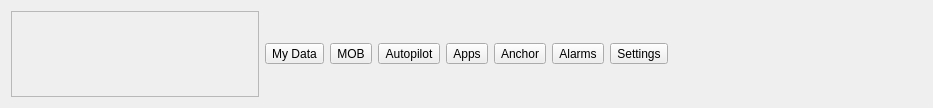
<?xml version="1.0" encoding="UTF-8"?>
<ui version="4.0">
 <class>BottomBar</class>
 <widget class="QWidget" name="BottomBar">
  <property name="geometry">
   <rect>
    <x>0</x>
    <y>0</y>
    <width>933</width>
    <height>108</height>
   </rect>
  </property>
  <layout class="QGridLayout" name="gridLayout">
   <item row="4" column="0">
    <layout class="QHBoxLayout" name="horizontalLayoutButtons">
     <item>
      <widget class="QScrollArea" name="scrollArea_Port">
       <property name="sizePolicy">
        <sizepolicy hsizetype="Expanding" vsizetype="Preferred">
         <horstretch>0</horstretch>
         <verstretch>0</verstretch>
        </sizepolicy>
       </property>
       <property name="verticalScrollBarPolicy">
        <enum>Qt::ScrollBarPolicy::ScrollBarAlwaysOff</enum>
       </property>
       <property name="widgetResizable">
        <bool>true</bool>
       </property>
       <widget class="QWidget" name="scrollAreaWidgetContents">
        <property name="geometry">
         <rect>
          <x>0</x>
          <y>0</y>
          <width>280</width>
          <height>80</height>
         </rect>
        </property>
        <layout class="QHBoxLayout" name="horizontalLayoutApps">
         <property name="leftMargin">
          <number>0</number>
         </property>
         <property name="topMargin">
          <number>0</number>
         </property>
         <property name="rightMargin">
          <number>0</number>
         </property>
         <property name="bottomMargin">
          <number>0</number>
         </property>
        </layout>
       </widget>
      </widget>
     </item>
     <item>
      <widget class="QToolButton" name="toolButton_MyData">
       <property name="text">
        <string>My Data</string>
       </property>
       <property name="icon">
        <iconset resource="../../resources.qrc">
         <normaloff>:/resources/images/bottombar/imagebutton_mydata.png</normaloff>:/resources/images/bottombar/imagebutton_mydata.png</iconset>
       </property>
       <property name="iconSize">
        <size>
         <width>32</width>
         <height>32</height>
        </size>
       </property>
       <property name="toolButtonStyle">
        <enum>Qt::ToolButtonStyle::ToolButtonTextUnderIcon</enum>
       </property>
      </widget>
     </item>
     <item>
      <widget class="QToolButton" name="toolButton_MOB">
       <property name="text">
        <string>MOB</string>
       </property>
       <property name="icon">
        <iconset resource="../../resources.qrc">
         <normaloff>:/resources/images/bottombar/imagebutton_mob.png</normaloff>:/resources/images/bottombar/imagebutton_mob.png</iconset>
       </property>
       <property name="iconSize">
        <size>
         <width>32</width>
         <height>32</height>
        </size>
       </property>
       <property name="toolButtonStyle">
        <enum>Qt::ToolButtonStyle::ToolButtonTextUnderIcon</enum>
       </property>
      </widget>
     </item>
     <item>
      <widget class="QToolButton" name="toolButton_Autopilot">
       <property name="text">
        <string>Autopilot</string>
       </property>
       <property name="icon">
        <iconset resource="../../resources.qrc">
         <normaloff>:/resources/images/bottombar/imagebutton_autopilot.png</normaloff>:/resources/images/bottombar/imagebutton_autopilot.png</iconset>
       </property>
       <property name="iconSize">
        <size>
         <width>32</width>
         <height>32</height>
        </size>
       </property>
       <property name="toolButtonStyle">
        <enum>Qt::ToolButtonStyle::ToolButtonTextUnderIcon</enum>
       </property>
      </widget>
     </item>
     <item>
      <widget class="QToolButton" name="toolButton_Apps">
       <property name="text">
        <string>Apps</string>
       </property>
       <property name="icon">
        <iconset resource="../../resources.qrc">
         <normaloff>:/resources/images/bottombar/imagebutton_apps.png</normaloff>:/resources/images/bottombar/imagebutton_apps.png</iconset>
       </property>
       <property name="iconSize">
        <size>
         <width>32</width>
         <height>32</height>
        </size>
       </property>
       <property name="toolButtonStyle">
        <enum>Qt::ToolButtonStyle::ToolButtonTextUnderIcon</enum>
       </property>
      </widget>
     </item>
     <item>
      <widget class="QToolButton" name="toolButton_Anchor">
       <property name="text">
        <string>Anchor</string>
       </property>
       <property name="icon">
        <iconset resource="../../resources.qrc">
         <normaloff>:/resources/images/bottombar/imagebutton_anchor.png</normaloff>:/resources/images/bottombar/imagebutton_anchor.png</iconset>
       </property>
       <property name="iconSize">
        <size>
         <width>32</width>
         <height>32</height>
        </size>
       </property>
       <property name="toolButtonStyle">
        <enum>Qt::ToolButtonStyle::ToolButtonTextUnderIcon</enum>
       </property>
      </widget>
     </item>
     <item>
      <widget class="QToolButton" name="toolButton_Alarms">
       <property name="text">
        <string>Alarms</string>
       </property>
       <property name="icon">
        <iconset resource="../../resources.qrc">
         <normaloff>:/resources/images/bottombar/imagebutton_alarms.png</normaloff>:/resources/images/bottombar/imagebutton_alarms.png</iconset>
       </property>
       <property name="iconSize">
        <size>
         <width>32</width>
         <height>32</height>
        </size>
       </property>
       <property name="toolButtonStyle">
        <enum>Qt::ToolButtonStyle::ToolButtonTextUnderIcon</enum>
       </property>
      </widget>
     </item>
     <item>
      <widget class="QToolButton" name="toolButton_Settings">
       <property name="text">
        <string>Settings</string>
       </property>
       <property name="icon">
        <iconset resource="../../resources.qrc">
         <normaloff>:/resources/images/bottombar/imagebutton_settings.png</normaloff>:/resources/images/bottombar/imagebutton_settings.png</iconset>
       </property>
       <property name="iconSize">
        <size>
         <width>32</width>
         <height>32</height>
        </size>
       </property>
       <property name="toolButtonStyle">
        <enum>Qt::ToolButtonStyle::ToolButtonTextUnderIcon</enum>
       </property>
      </widget>
     </item>
     <item>
      <widget class="QWidget" name="widget_Starboard" native="true">
       <property name="sizePolicy">
        <sizepolicy hsizetype="Expanding" vsizetype="Preferred">
         <horstretch>0</horstretch>
         <verstretch>0</verstretch>
        </sizepolicy>
       </property>
      </widget>
     </item>
    </layout>
   </item>
  </layout>
 </widget>
 <resources>
  <include location="../../resources.qrc"/>
 </resources>
 <connections/>
</ui>
